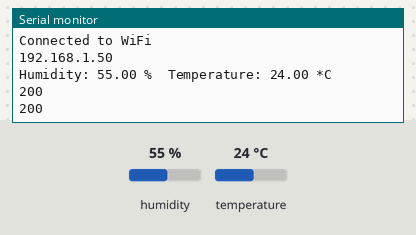
This sketch was run on a simulated ESP8266 (NodeMCU). On the bench: the last lines printed to the serial monitor. The test bench sets the inputs (shaded band); at power-on: humidity 55 %, temperature 24 °C. WiFi joins after 1.5 s; servers stay silent unless stated; uploads are accepted with an empty reply.

Above: at 2.7 s.
2.8 s: humidity set to 22 %
10.6 s: temperature set to 12 °C
At 12.11 s:
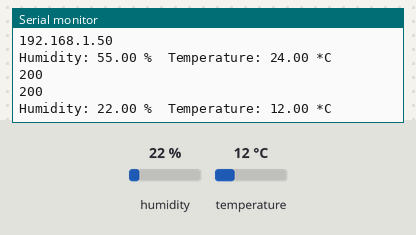
18.4 s: humidity set to 40 %
At 23.2 s:
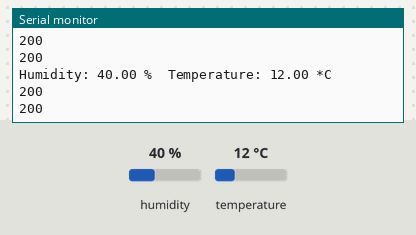

Measured:
- after the input at 10.6 s, the serial monitor: prints a new line after 1.4 s (image 1)
- after the input at 18.4 s, the serial monitor: prints a new line after 4.0 s (image 2)

The sketch:

SendTemp.ino
```cpp
#include <ESP8266WiFi.h>
#include <ESP8266HTTPClient.h>
#include <WiFiClient.h>

#include "Grove_Temperature_And_Humidity_Sensor.h"

// Temp sensor definitions
#define DHTTYPE DHT11
#define DHTPIN 0
DHT dht(DHTPIN, DHTTYPE);

// Wifi connection infos
const char* ssid = "Inessa_iPhone";
const char* password = "philip15";
const char* serverName = "http://172.20.10.3:8000/mesure/";


void setup() {
  Serial.begin(115200);
  dht.begin();
  WiFi.begin(ssid, password);
  Serial.println("Connecting");
  while (WiFi.status() != WL_CONNECTED) {
    delay(500);
    Serial.println("Connecting to WiFi...");
  }

  Serial.println("Connected to WiFi");
  Serial.println(WiFi.localIP());
}


void loop() {
  if (WiFi.status() == WL_CONNECTED) {
    HTTPClient http;
    WiFiClient client;
    http.begin(client, serverName);

  float temp_hum_val[2] = {0};
  if(!dht.readTempAndHumidity(temp_hum_val)) {
      Serial.print("Humidity: ");
      Serial.print(temp_hum_val[0]);
      Serial.print(" %\t");
      Serial.print("Temperature: ");
      Serial.print(temp_hum_val[1]);
      Serial.println(" *C");
  } else {
      Serial.println("Failed to get temprature and humidity value.");
      return;
  }

    String postData = "{\"id_capAct\": 1, \"valeur\": " + String(temp_hum_val[1]) + "}";
    http.addHeader("Content-Type", "application/json");

    String test = "";
    // int httpResponseCode = http.POST(test + "{\"temperature\":\"" + temp_hum_val[1] + "\"}");
    int httpResponseCode = http.POST(postData);
    if (httpResponseCode > 0) {
      String response = http.getString();
      Serial.println(httpResponseCode);
      Serial.println(response);
    } else {
      Serial.print("Error on sending POST: ");
      Serial.println(httpResponseCode);
    }

    http.end();


    //post humidity value for id_capAct = 3
        http.begin(client, serverName);  // Reinitialize the HTTP client
    String postDataHum = "{\"id_capAct\": 3, \"valeur\": " + String(temp_hum_val[0]) + "}";
    http.addHeader("Content-Type", "application/json");
    int httpResponseCodeHum = http.POST(postDataHum);
    if (httpResponseCodeHum > 0) {
      String responseHum = http.getString();
      Serial.println(httpResponseCodeHum);
      Serial.println(responseHum);
    } else {
      Serial.print("Error on sending POST (Humidity): ");
      Serial.println(httpResponseCodeHum);
    }
    http.end();
  }

  delay(10000); // Send data every hour

}
```
